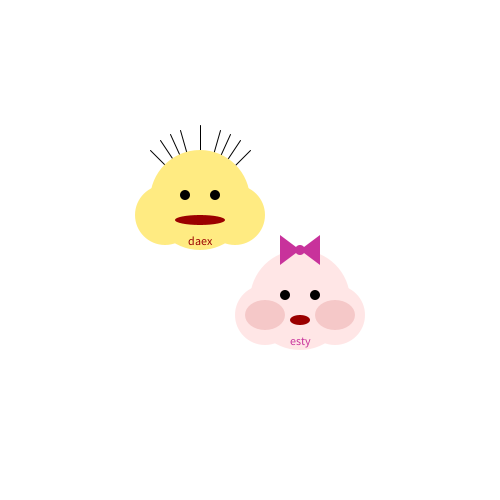
Frame 1 (no input)
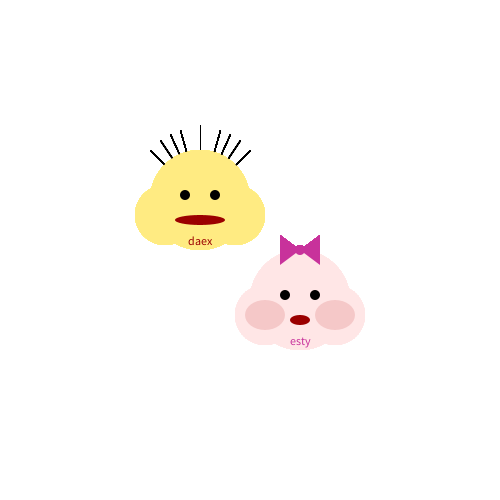
Frame 60 (the mouse pressed at the canvas centre just before this capture)
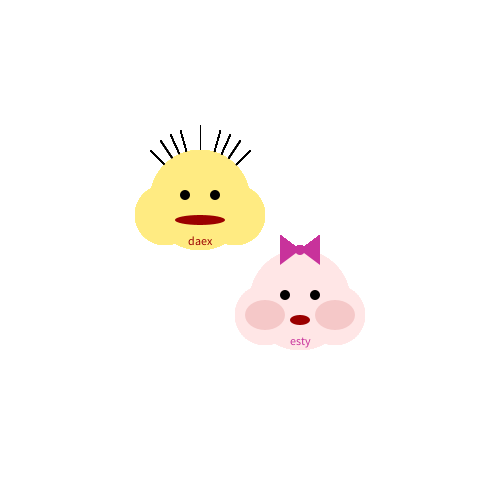
Frame 120 (the mouse held since frame 60 and released just before this capture)

The Processing sketch that drew these frames (run headless with seeded random() and noise(); from frame 60 on, the mouse is pressed at the canvas centre):

// Processing sketch: processing_84750
// ── processing_84750.pde

float daexx = 200;
float daexy = 200;
float estyx = 300;
float estyy = 300;

void setup(){
  size(500,500);
  background(255,255,255);
  noStroke();
}

void draw(){
  esty();
  daex();
}

void mousePressed() {
  if (mouseButton == LEFT) {
    fill(255,255,255);
    rect(0,0,width,height);
    daexx = mouseX;
    daexy = mouseY;
  } else if (mouseButton == RIGHT) {
    fill(255,255,255);
    rect(0,0,width,height);
    estyx = mouseX;
    estyy = mouseY;

  }
}

void esty(){
      noStroke();
  fill (255,230,230);
    ellipse (estyx, estyy, 100, 100);
    ellipse (estyx+35, estyy+15, 60, 60);
    ellipse (estyx-35, estyy+15, 60, 60);  
  fill (245,200,200);
    ellipse (estyx+35, estyy+15, 40, 30);
    ellipse (estyx-35, estyy+15, 40, 30);
  fill (0,0,0);
    ellipse (estyx+15, estyy-5, 10, 10);
    ellipse (estyx-15, estyy-5, 10, 10);  
  fill (155,0,0);
    ellipse (estyx, estyy+20, 20, 10);
   fill (200,50,155);
    ellipse (estyx, estyy-50, 10, 10); 
    triangle (estyx, estyy-50, estyx+20, estyy-35, estyx+20, estyy-65); 
    triangle (estyx, estyy-50, estyx-20, estyy-35, estyx-20, estyy-65);
  textAlign(CENTER);
  text("esty", estyx, estyy+45); 
}

void daex(){ 
    strokeWeight(1);
  stroke(0,0,0);
    line (daexx, daexy, daexx-50, daexy-50);
    line (daexx, daexy, daexx+50, daexy-50);
    line (daexx, daexy, daexx-40, daexy-60);
    line (daexx, daexy, daexx+40, daexy-60);
    line (daexx, daexy, daexx-30, daexy-66);
    line (daexx, daexy, daexx+30, daexy-66);
    line (daexx, daexy, daexx-20, daexy-70);
    line (daexx, daexy, daexx+20, daexy-70);
    line (daexx, daexy, daexx, daexy-75);
  noStroke();
  fill (255,235,130);
    ellipse (daexx, daexy, 100, 100);
    ellipse (daexx+35, daexy+15, 60, 60);
    ellipse (daexx-35, daexy+15, 60, 60);  
  fill (0,0,0);
    ellipse (daexx+15, daexy-5, 10, 10);
    ellipse (daexx-15, daexy-5, 10, 10);
  fill (155,0,0);
    ellipse (daexx, daexy+20, 50, 10);
  textAlign(CENTER);
  text("daex", daexx, daexy+45);  
}
